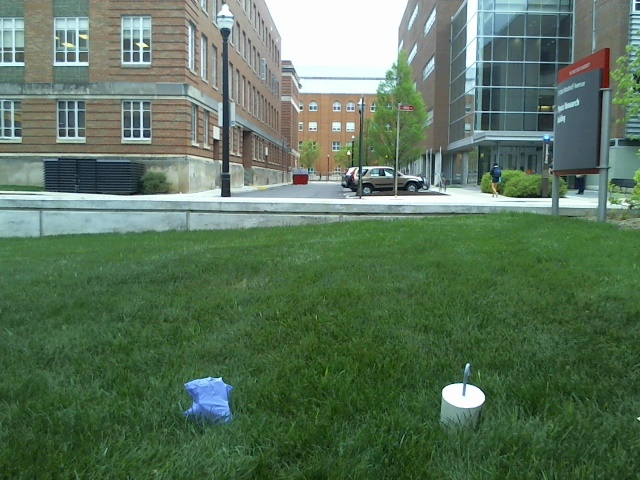
//> input picture vision/samplePics/5ft2.jpg, 640 x 480 px
$ ./blob   (built with g++ and OpenCV 4)
//> lines starting //> are read from the running program, lines starting //| are printed output that depends on the picture; after the words box and inside, x2 and y2 are one past the last pixel; in counts of white or black regions, pixels touching at a corner belong together
// blobdetect.cpp
#include <iostream>
#include "opencv2/opencv.hpp"
#include "opencv2/imgproc/imgproc.hpp"
#include "opencv2/highgui/highgui.hpp"
#include <stdio.h>
#include <unistd.h>
#include <string>
#include <ctime>
using namespace std;
using namespace cv;


struct hsvParams
  {
  int hL, sL, vL, hH, sH, vH;
  };
////////////////////////////////////////////
void removenoise(Mat&);
/////////////////////////////////////////////

Mat findBiggestBlob(Mat &src){
int largest_area=0;
int largest_contour_index=0;
Mat temp(src.rows,src.cols,CV_8UC1);
Mat dst(src.rows,src.cols,CV_8UC1,Scalar::all(0));
src.copyTo(temp);

vector<vector<Point> > contours; // storing contour
vector<Vec4i> hierarchy;

findContours( temp, contours, hierarchy,CV_RETR_CCOMP, CV_CHAIN_APPROX_SIMPLE );

for( int i = 0; i< contours.size(); i++ ) // iterate
{
    double a=contourArea( contours[i],false);  //Find the largest area of contour
    if(a>largest_area)
    {
        largest_area=a;
        largest_contour_index=i;
    }
}

drawContours( dst, contours,largest_contour_index, Scalar(255,0,0), CV_FILLED, 8, hierarchy );
// Draw the largest contour
return dst;
}

void findGrass(Mat &src, Mat &HSV){
  int iLowH = 30;
  int iHighH = 70;

  int iLowS = 60;
  int iHighS = 255;

  int iLowV = 0;
  int iHighV = 255;

  Mat imgThresholded;
  Mat temp;
  src.copyTo(temp);

  inRange(HSV, Scalar(iLowH, iLowS, iLowV), Scalar(iHighH, iHighS, iHighV), imgThresholded); //Threshold the image

    erode(imgThresholded, imgThresholded, getStructuringElement(MORPH_ELLIPSE, Size(5, 5)) );
    //dilate( imgThresholded, imgThresholded, getStructuringElement(MORPH_ELLIPSE, Size(5, 5)) );

    //morphological closing (fill small holes in the foreground)
    dilate( imgThresholded, imgThresholded, getStructuringElement(MORPH_ELLIPSE, Size(5, 5)) );
    //erode( imgThresholded, imgThresholded, getStructuringElement(MORPH_ELLIPSE, Size(50, 50)) );

   imgThresholded=findBiggestBlob(imgThresholded);

    for(int i=0;i<imgThresholded.rows-1;i++){
        for(int j=0;j<imgThresholded.cols-1;j++){
            if(imgThresholded.at<uchar>(i,j)==0){
                temp.at<Vec3b>(i,j)=(0,0,0);
            }
        }
    }

    for(int i=0;i<temp.cols-1;i++){
        int minRow=0;
        while(minRow<temp.rows-1 && temp.at<Vec3b>(minRow,i)[0]==0 && temp.at<Vec3b>(minRow,i)[1]==0 && temp.at<Vec3b>(minRow,i)[2]==0){
            src.at<Vec3b>(minRow,i)=(0,0,0);
            minRow++;
        }
        if(minRow!=temp.rows-1){
            int maxRow=temp.rows-1;
            while(maxRow>maxRow && temp.at<Vec3b>(maxRow,i)[0]==0 && temp.at<Vec3b>(maxRow,i)[1]==0 && temp.at<Vec3b>(maxRow,i)[2]==0){
                src.at<Vec3b>(maxRow,i)=(0,0,0);
                maxRow--;
            }
        }
    }
}

void removenoise(Mat& image){
  //Morphologial opening
  erode(image,image,getStructuringElement(MORPH_ELLIPSE,Size(5,5)));
  dilate(image,image,getStructuringElement(MORPH_ELLIPSE,Size(5,5)));
  //Morphological closing
  dilate(image,image,getStructuringElement(MORPH_ELLIPSE,Size(5,5)));
  erode(image,image,getStructuringElement(MORPH_ELLIPSE,Size(5,5)));
  }

//get robot and camera angles
//img -> the current camera image
//objectRows -> rows from the left that the object is in
//objectCols -> columns from the top that the object is
void tilt_turn_degrees(Mat img, int object_rows, int object_cols){
    double camera_height = .5;     // height of camera from ground in meters
    int camera_diagonal_angle = 69; // diagonal angle of view for camera in degrees
                                    // logitech c525 fov is 69 degrees, Samsung Galaxy S5 is 90 degrees

    int rows = img.rows; // height of camera image in pixels
    int cols = img.cols; // width of camera image in pixels
    //cout << "Rows: " << rows << "\n" << "Cols: " << cols << endl;

    //logitech c525 fov is 69 degrees, Samsung Galaxy S5 is 90 degrees
    double camera_diagonal = 69; // the angle of the cameras diagonal in degrees
    double pixel_diagonal = sqrt(rows * rows + cols * cols); // (pythagorean) diagonal length of image in pixels
    double degrees_per_pixel = camera_diagonal / pixel_diagonal; // ratio of real world degrees to pixels in the image

    int center_rows = rows / 2; // the center height is half of the total height
    int center_cols = cols / 2; // the center width is half of the total width
    //cout << "Center Rows: " << center_rows << "\n" << "Center Cols: " << center_cols << endl;

    int diff_rows = center_rows - object_rows; // difference between center and object rows
    int diff_cols = center_cols - object_cols; // difference between center and object cols
    //cout << "Diff Rows: " << diff_rows << "\n" << "Diff Cols: " << diff_cols << endl;

    double turn_robot_x_degrees = diff_cols * degrees_per_pixel; // positive -> turn left, negative -> turn right
    double tilt_camera_x_degrees = diff_rows * degrees_per_pixel; // positive -> tilt up, negative -> tilt down
    cout << "Turn robot " << turn_robot_x_degrees << " degrees.\n" << "Tilt camera " << tilt_camera_x_degrees << " degrees." << endl;

    double tilted_degrees = 90 + tilt_camera_x_degrees; // assuming camera is parallel to ground (90 degrees)

    double tilted_radians = tilted_degrees * 3.1415962 / 180.0; // c++ tan() function uses radians

    double height = camera_height; // height of camera from the ground in meters

    double distance = height * tan(tilted_radians); // triangle formula for finding distance

    cout << "Distance is " << distance << " meters" << endl;


    double turndeg=.0758*diff_cols-.2716;
    cout<<"turn "<<turndeg<<" degrees"<<endl;
}


int main()
{
    hsvParams hsv = {80,60,0,130,255,255};

    //Set up blob detection parameters
    SimpleBlobDetector::Params params;
    params.minDistBetweenBlobs = 0.0f;
    params.filterByInertia = true;
    params.filterByConvexity = false;
    params.filterByColor = false;
    params.filterByCircularity = false;
    params.filterByArea = true;

    params.minThreshold = 200;
    params.maxThreshold = 250;
    params.thresholdStep = 1;

    params.minArea = 10;
    params.minConvexity = 0.3;
    params.minInertiaRatio = 0.15;

    params.maxArea = 8000;
    params.maxConvexity = 10;


    vector<KeyPoint> keypoints;

    clock_t start;
    double duration=0;

    const string filename("./samplePics/5ft2.jpg");
    string text("Object not found");
    // [7 lines of commented-out code are left out]

    namedWindow("Control", CV_WINDOW_AUTOSIZE); //create a window called "Control"

 cvCreateTrackbar("LowH", "Control", &hsv.hL, 255); //Hue (0 - 179)
 cvCreateTrackbar("HighH", "Control", &hsv.hH, 255);

  cvCreateTrackbar("LowS", "Control", &hsv.sL, 255); //Saturation (0 - 255)
 cvCreateTrackbar("HighS", "Control", &hsv.sH, 255);

  cvCreateTrackbar("LowV", "Control", &hsv.vL, 255); //Value (0 - 255)
 cvCreateTrackbar("HighV", "Control", &hsv.vH, 255);


    while(true){
        Mat img, imgHSV, imgTHRESH, out;
img = imread(filename, CV_LOAD_IMAGE_COLOR);
//> img is the input picture: 480 rows x 640 cols, CV_8UC3; mean B, G, R 92.1, 116.4, 91.3
       // cap>>img;

        if(img.empty()){
            cout << "can not open image" << endl;
            return -1;
        }

        //convert color to HSV, threshold and remove noise
        cvtColor(img, imgHSV, COLOR_BGR2HSV);
//> imgHSV: 480 rows x 640 cols, CV_8UC3; mean H, S, V 60.9, 86.7, 118.7
        findGrass(img,imgHSV);
//> in findGrass, `inRange(HSV, Scalar(iLowH, iLowS, iLowV), Scalar(iHighH, iHighS, iHigh..`:
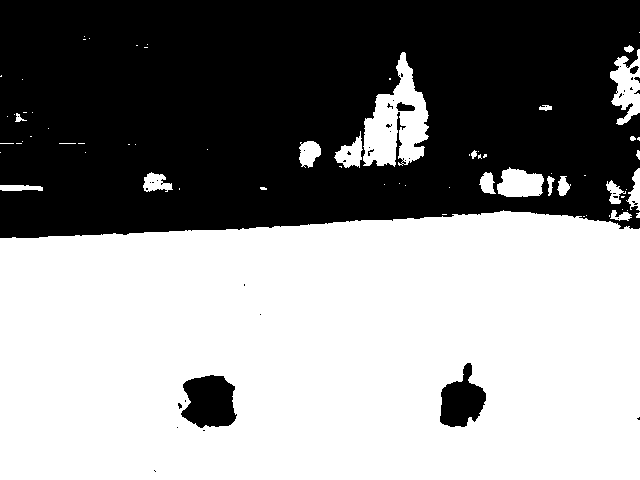
//> imgThresholded: 480 rows x 640 cols, CV_8UC1; 55% white; 43 black regions (38 under 20 px), largest, box (x1, y1, x2, y2) and area: (0, 0, 640, 238) 133971, (181, 375, 237, 428) 2261, (440, 363, 486, 427) 1781, (396, 102, 415, 111) 116, (630, 66, 639, 74) 47
//> in findGrass, `dilate( imgThresholded, imgThresholded, getStructuringElement(MORPH_EL..`:
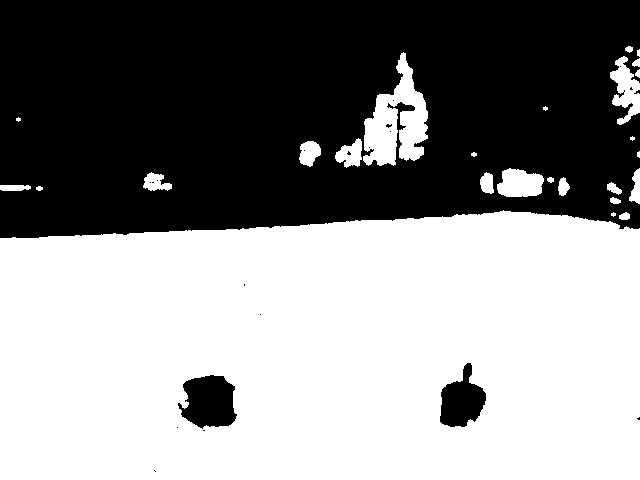
//> imgThresholded: 480 rows x 640 cols, CV_8UC1; 54.6% white; 21 black regions (18 under 20 px)
//> in findBiggestBlob, `findContours( temp, contours, hierarchy,CV_RETR_CCOMP, CV_CHAIN_APPROX..`: contours = 46 contours, 26 with area under 20; largest, box (x1, y1, x2, y2) and area: (0, 210, 640, 480) 162352, (363, 52, 428, 166) 3771, (177, 374, 238, 430) 2408, (439, 362, 487, 428) 1890, (610, 56, 640, 125) 996
//> the loop in findBiggestBlob, `for( int i = 0; i< contours.size(); i++ )` made 46 passes
//> (a, largest_area) on passes 1, 3: (53.5, 53), (162351.5, 162351)
//> a on passes 2, 4, 5, 6, 7, 8: 10, 2, 2, 4, 2, 2408.5
//> after the loop in findBiggestBlob, `for( int i = 0; i< contours.size(); i++ )`: largest_area = 162351; largest_contour_index = 2
//> in findBiggestBlob, `drawContours( dst, contours,largest_contour_index, Scalar(255,0,0), CV..`:
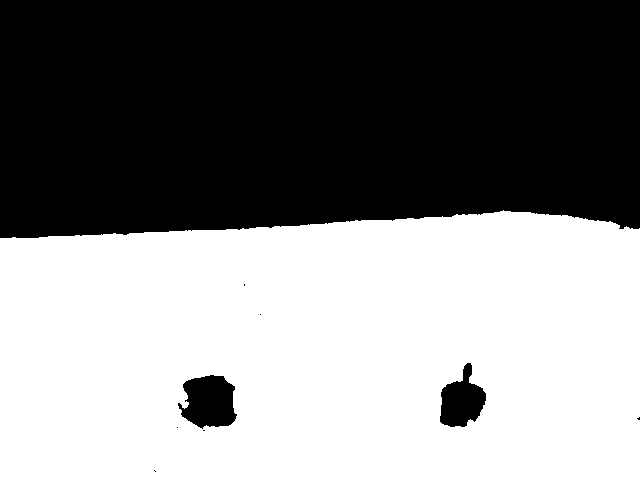
//> dst: 480 rows x 640 cols, CV_8UC1; 51.8% white; 9 black regions (6 under 20 px), largest, box (x1, y1, x2, y2) and area: (0, 0, 640, 238) 143953, (178, 375, 237, 429) 2311, (440, 363, 486, 427) 1799
//> after the loop in findGrass, `for(int i=0;i<imgThresholded.rows-1;i++)`:
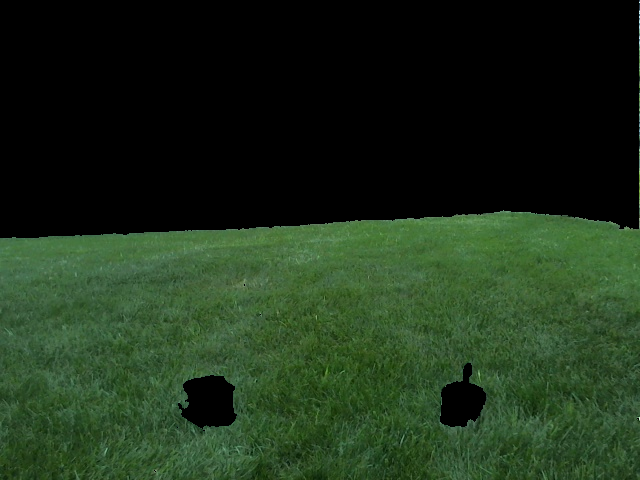
//> temp: 480 rows x 640 cols, CV_8UC3; mean B, G, R 25.8, 47.3, 29.1
//> the loop in findGrass, `for(int i=0;i<temp.cols-1;i++)` made 639 passes
//> minRow on passes 1 to 12: 238, 238, 238, 238, 238, 238, 238, 238, 238, 238, 238, 238
        cvtColor(img, imgHSV, COLOR_BGR2HSV);
//> imgHSV: 480 rows x 640 cols, CV_8UC3; mean H, S, V 30.1, 63.4, 49.7

        inRange(imgHSV, Scalar(hsv.hL, hsv.sL, hsv.vL), Scalar(hsv.hH, hsv.sH, hsv.vH), imgTHRESH);
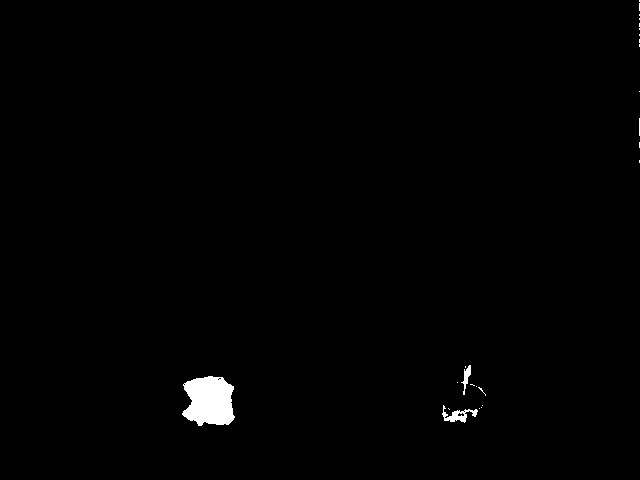
//> imgTHRESH: 480 rows x 640 cols, CV_8UC1; 0.81% white; 25 white regions (22 under 20 px), largest, box (x1, y1, x2, y2) and area: (182, 376, 235, 426) 2049, (442, 405, 478, 423) 248, (461, 365, 471, 395) 116
        removenoise(imgTHRESH);
//> in removenoise, `erode(image,image,getStructuringElement(MORPH_ELLIPSE,Size(5,5)));`:
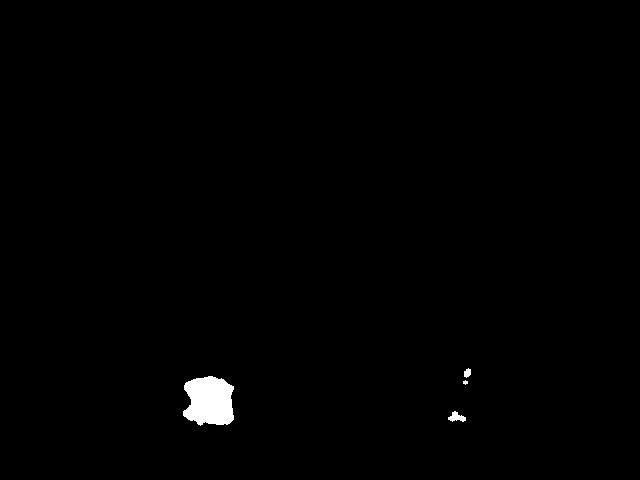
//> image: 480 rows x 640 cols, CV_8UC1; 0.72% white; 4 white regions (1 under 20 px), largest, box (x1, y1, x2, y2) and area: (183, 376, 234, 426) 2031, (448, 411, 466, 422) 112, (464, 368, 471, 378) 51

        namedWindow("Input", WINDOW_AUTOSIZE);
        namedWindow("Detection", WINDOW_AUTOSIZE);

//> (the run ends here: the program stops with an error, at `Ptr<SimpleBlobDetector> blobDetect = SimpleBlobDetector::create(params);`)
